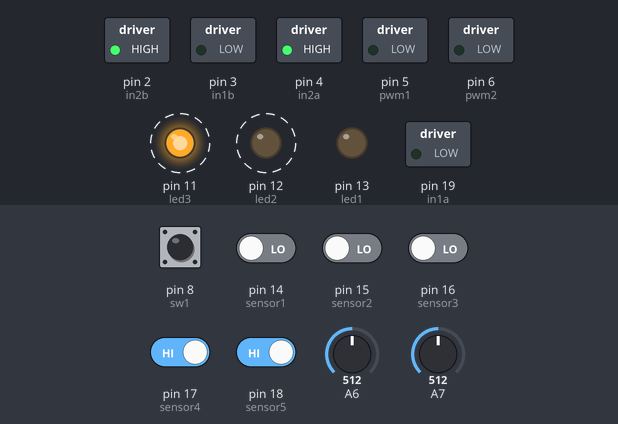
The sketch below on a simulated Arduino Uno, built with avr-gcc and run on an emulated ATmega328P. Parts: switched loads named in the sketch (green lamp = pin HIGH), output pins drawn as LEDs (lit = HIGH). Dashed ring = blinking. Inputs (shaded band) come from the test bench; at power-on: pin 17 (sensor4), pin 18 (sensor5) HIGH, pin 8 (sw1), pin 14 (sensor1), pin 15 (sensor2), pin 16 (sensor3) LOW, A6 = 512, A7 = 512.

Above: at 1.05 s.
1.3 s: pin 8 (sw1) pulled HIGH for 0.25 s
At 1.3 s:
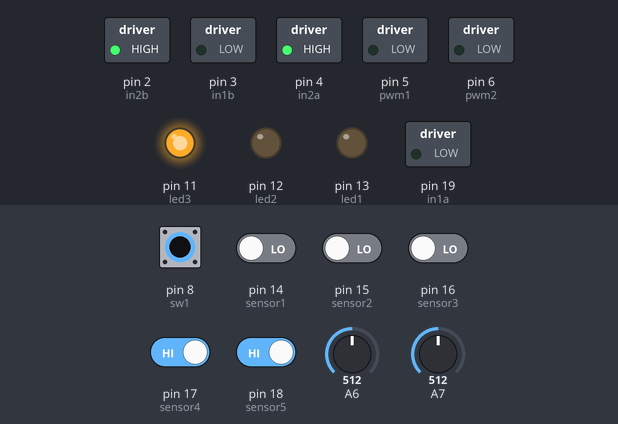
4.5 s: A6 set to 311
7.5 s: A6 set to 294
At 8.15 s:
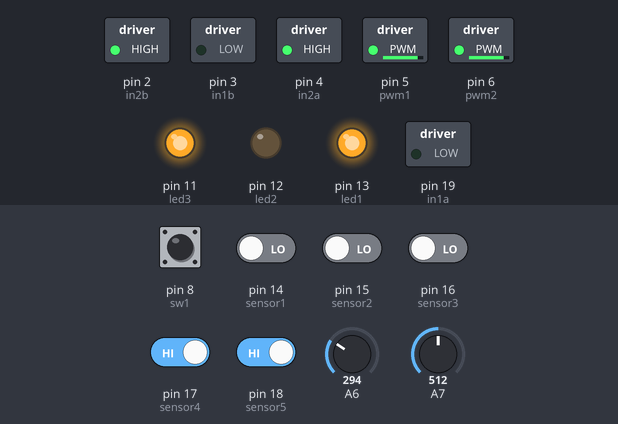
10.5 s: pin 8 (sw1) pulled HIGH for 1 s
At 10.87 s:
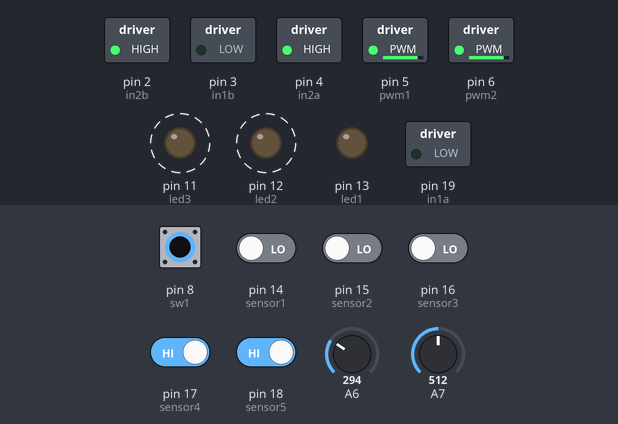
13.5 s: pin 8 (sw1) pulled HIGH for 1 s
At 14.8 s:
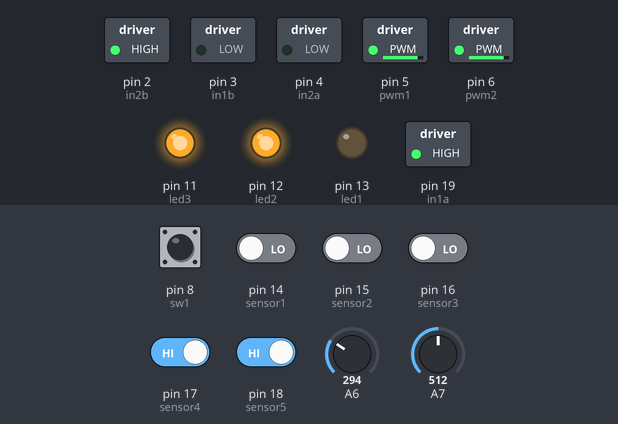
16.0 s: A6 set to 306
At 19.8 s:
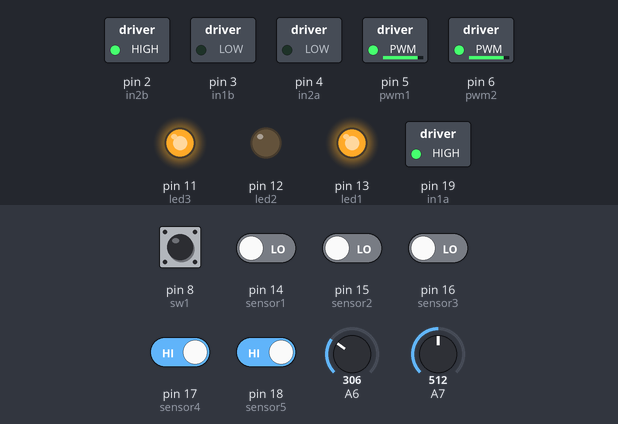
Timing chart, 0 to 20.0 s (numbered marks = the images above; inputs shaded):
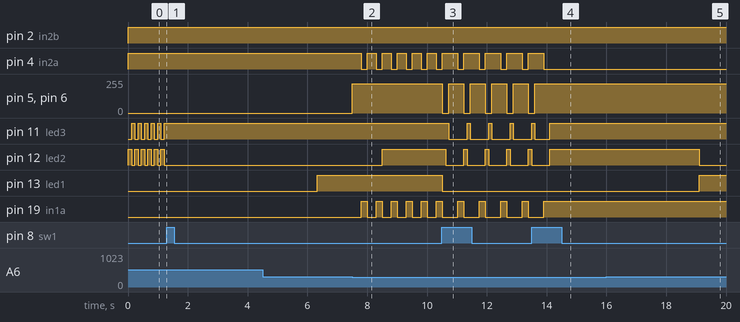

The sketch:

MiniBlack_code.ino
```cpp
/*Codigo de MiniBlack MiniSumo
  Link para el gestor de tarjetas: https://raw.githubusercontent.com/carlosefr/atmega/master/package_carlosefr_atmega_index.json
  Paginas que recomiendo para investigacion y entender mejor el codigo
  https://create.arduino.cc/projecthub/muhammad-aqib/arduino-pwm-tutorial-ae9d71
  https://www.monografias.com/trabajos104/algebra-boole-i/algebra-boole-i
  https://www.thomsonlinear.com/es/soporte/consejos/que-es-pwm
  https://ja-bots.com/producto/minisumo-miniblack/
  https://www.youtube.com/watch?v=BtLSaxRnIhc
  https://ja-bots.com/wp-content/uploads/2017/08/Manual-Modulo-de-Inicio.pdf
*/
//         Declaracion de pines
const int led1 = 13;     //Led Amarillo
const int led2 = 12;     //Led Azul
const int led3 = 11;     //Led Rojo
const int sensor1 = 14;  // conexion sensor 1
const int sensor2 = 15;  // conexion sensor 2
const int sensor3 = 16;  // conexion sensor 3
const int sensor4 = 17;  // conexion sensor 4
const int sensor5 = 18;  // conexion sensor 5
const int sw1 = 8;       //pulsador 1
const int in1a = 19;     //Direccion de motor 1 derecha
const int in2a = 4;      //Direccion de motor 2 derecha
const int in1b = 3;      //direccion motor 1 izquierda
const int in2b = 2;      //direccion motor 2 izquierda
const int pwm1 = 5;      //PWM motor 1 Derecho
const int pwm2 = 6;      //PWM motor 2 Izquierdo
const int Star = 9;      // Pin del modulo de inicio Star
const int Stop = 10;     //Pin del modulo de inicio Stop
//   Variables que se van a usar
int StatusStar = 0;
int adcd = 0;            //Variable de lectura Sensor de piso derecha
int adci = 0;            //Variable de lectura Sensor de piso derecha
int s1 = 0;              //Sensor Derecha
int s2 = 0;              //Sensor Lateral Derecha
int s3 = 0;              //Sensor delantero
int s4 = 0;              //Sensor Lateral Izquierda
int s5 = 0;              //Sensor Izquierda
int pushSw1 = 0;         //Variable para guardar el estado del boton
int estadoAnterior = 0;  // Guarda el estado anterior del boton "sw1"
int estadoNuevo = 0;     // Estado actual en el que esta el boton "sw1"
int tiempoI = 5000;      // En esta variable define el tiempo que nesesitas para que inicie el robot. Tiempo en Milisegundos
//   Define los estados HIGH.LOW de cada led
#define led1on digitalWrite(led1, HIGH);
#define led2on digitalWrite(led2, HIGH);
#define led3on digitalWrite(led3, HIGH);
#define led1off digitalWrite(led1, LOW);
#define led2off digitalWrite(led2, LOW);
#define led3off digitalWrite(led3, LOW);
void setup() {
  //Configuracion de pines
  //Leds
  pinMode(led1, OUTPUT);
  pinMode(led2, OUTPUT);
  pinMode(led3, OUTPUT);
  //Sensores
  pinMode(Star, INPUT);
  pinMode(Stop, INPUT);
  pinMode(sensor1, INPUT);
  pinMode(sensor2, INPUT);
  pinMode(sensor3, INPUT);
  pinMode(sensor4, INPUT_PULLUP);
  pinMode(sensor5, INPUT_PULLUP);
  // Motores
  pinMode(in1a, OUTPUT);
  pinMode(in2a, OUTPUT);
  pinMode(in1b, OUTPUT);
  pinMode(in2b, OUTPUT);
  pinMode(pwm1, OUTPUT);
  pinMode(pwm2, OUTPUT);
}

void loop() {
  inicio();
  switch (StatusStar) {
    case 1:
      led1on;
      MedirSensores();
      tiempoI = 1;
      atacar();
      break;
    case 0:
      tiempoI = 5000;
      led1off;
      motors(0, 0);
      led2on;
      delay(120);
      led2off;
      led3on;
      delay(100);
      led3off;
      break;
  }
  if ((adci >= 40 && adci <= 300) || (adcd >= 40 && adcd <= 300)) {
    motors(-220, -220);
    delay(300);
    motors(-220, 220);
    delay(200);
    led2on;

  } else {
    led2off;
  }
}

/*Funcion para manejar los motores con PWM y la señales del driver
  Con esta funcion se puede manejar la velocidad de cada motor Izquierda Y Derecha
  con el comando: motors(Velocidad del motor izquierda,Velociad del motor derecha); :D
*/
int motors(int speedL, int speedR) {
  if (speedL > 0) {
    digitalWrite(in2b, LOW);
    digitalWrite(in1b, HIGH);
  } else {
    digitalWrite(in2b, HIGH);
    digitalWrite(in1b, LOW);
    speedL = speedL * -1;
  }

  if (speedR > 0) {
    digitalWrite(in2a, LOW);
    digitalWrite(in1a, HIGH);
  } else {
    digitalWrite(in2a, HIGH);
    digitalWrite(in1a, LOW);
    speedR = speedR * -1;
  }
  analogWrite(pwm1, speedR);
  analogWrite(pwm2, speedL);
}
//Lee el estado de los sensores 1 o 0 o El valor analogico de los sensores de piso
void MedirSensores() {
  adci = analogRead(6);
  adcd = analogRead(7);
  s1 = digitalRead(sensor1);
  s2 = digitalRead(sensor2);
  s3 = digitalRead(sensor3);
  s4 = digitalRead(sensor4);
  s5 = digitalRead(sensor5);
}
/*
  Esto sirve para Activar y desactivar el minisumo con el Boton incluido en la placa miniblack
  se lee el estado del pin si es 1 o 0 y en base a eso se guarda en una variable de tipo entero y otra variable con el estado antiguo del
  Pin logrando hacer un interuptor de prendido y apagado :D
  Tambien podemos usar el modulo de inicio con el control para minisumo o seguidor de linea con un tiempo de seguridad de 5
  segundos :D Lo unico que tienes que hacer es comentar una y descomentar otra
*/
void inicio() {
  pushSw1 = digitalRead(sw1);  //Almacenamos en la variable la lectura del pulsador.
  if ((pushSw1 == 1) && (estadoAnterior == 0)) {
    estadoNuevo = 1 - estadoNuevo;
    delay(1);
  }
  estadoAnterior = pushSw1;

  if (estadoNuevo == 1)  //Condición que si tenemos el valor de 1 entra en el.
  {
    led3on;
    StatusStar = 1;
    delay(tiempoI);
  } else  //Condición que se cumple si no se cumple el if.
  {
    StatusStar = 0;
  }
}
/*
  Esta funcion esta diseñada para leer cada uno de los sensores y atacar dependiendo de que sensor detecta
  el enemigo :D
  Tambien Su if principal esta diseñado para ver si esta o no fuera del raund utilizando el perimetro blanco que
  rodea el round
  Buena suerte :D
  Simbolos logicos
  || == OR
  && == AND
  ! == NOT
  < == Menor
  > == Mayor
*/
void atacar(void) {

  //Si uno de los 2 sensores de piso tiene un valor entre 50 y 40 ir en dirrecion trasera
  if ((adci >= 40 && adci <= 300) || (adcd >= 40 && adcd <= 300)) {
    motors(-220, -220);
    delay(300);
    motors(-220, 220);
    delay(200);
  }
  /*else if ((adci >= 40 && adci <= 150)) {
    motors(120, -120);
    delay(200);
  }
else if ((adcd >= 40 && adcd >= 150)){
  motors(-120,120);
  delay(200);
  }
  */
  else {
    //Posibilidades para buscar                                          //Numero de combinacion
    if (((s5 == 0) && (s4 == 0) && (s3 == 0) && (s2 == 0) && (s1 == 0)) ||  //2
        ((s5 == 1) && (s4 == 0) && (s3 == 0) && (s2 == 0) && (s1 == 1)) ||  //15
        ((s5 == 1) && (s4 == 0) && (s3 == 0) && (s2 == 1) && (s1 == 1)) ||  //17
        ((s5 == 1) && (s4 == 0) && (s3 == 0) && (s2 == 1) && (s1 == 1)) ||  //18
        ((s5 == 1) && (s4 == 1) && (s3 == 0) && (s2 == 0) && (s1 == 1))) {  //20
      motors(70, -80);
      delay(1);
    }
    //Posibilidades para ir para adelante
    if (((s5 == 0) && (s4 == 1) && (s3 == 1) && (s2 == 1) && (s1 == 0)) ||  //11
        ((s5 == 0) && (s4 == 0) && (s3 == 1) && (s2 == 1) && (s1 == 0)) ||  //12
        ((s5 == 0) && (s4 == 1) && (s3 == 1) && (s2 == 0) && (s1 == 0)) ||  //13
        ((s5 == 0) && (s4 == 0) && (s3 == 1) && (s2 == 0) && (s1 == 0)) ||  //14
        ((s5 == 1) && (s4 == 1) && (s3 == 1) && (s2 == 1) && (s1 == 1)) ||  //1
        ((s5 == 1) && (s4 == 0) && (s3 == 1) && (s2 == 1) && (s1 == 1)) ||  //19
        ((s5 == 1) && (s4 == 0) && (s3 == 1) && (s2 == 1) && (s1 == 1))) {  //21
      motors(255, 255);
      delay(1);
    }
    //Posibilidades para ir para la derecha
    if (((s5 == 0) && (s4 == 0) && (s3 == 0) && (s2 == 1) && (s1 == 1)) ||  //7
        ((s5 == 0) && (s4 == 0) && (s3 == 0) && (s2 == 0) && (s1 == 1)) ||  //6
        ((s5 == 0) && (s4 == 1) && (s3 == 1) && (s2 == 1) && (s1 == 1)) ||  //9
        ((s5 == 0) && (s4 == 0) && (s3 == 1) && (s2 == 1) && (s1 == 1))) {  //11
      motors(120, -120);
      delay(1);
    }
    //Posibilidades para ir a la izquierda
    if (((s5 == 1) && (s4 == 0) && (s3 == 0) && (s2 == 0) && (s1 == 0)) ||  //3
        ((s5 == 1) && (s4 == 1) && (s3 == 1) && (s2 == 0) && (s1 == 0)) ||  //5
        ((s1 == 1) && (s2 == 1) && (s3 == 0) && (s4 == 0) && (s5 == 0)) ||  //4
        ((s1 == 1) && (s2 == 1) && (s3 == 1) && (s4 == 1) && (s5 == 0))) {  //16
      motors(-120, 120);
      delay(1);
    }
  }
}
```

Measured:
- the behaviour switches between 301 and 300 on A6 (found by bisection; images 1 and 2)
- after the input at 1.3 s, pin 11 (led3): stops changing and stays HIGH; pin 12 (led2): stops changing and stays LOW
- after the input at 7.5 s, pin 4 (in2a): alternates HIGH for 0.30 s and LOW for 0.20 s, starting after 0.30 s; pin 5 (pwm1), pin 6 (pwm2): 0/255 → 220/255 at once; pin 12 (led2): LOW → HIGH after 1.0 s; pin 19 (in1a): alternates HIGH for 0.20 s and LOW for 0.30 s, starting after 0.30 s
- after the input at 10.5 s, pin 4 (in2a): alternates HIGH for 0.52 s and LOW for 0.20 s, starting after 0.53 s; pin 5 (pwm1): alternates 220/255 for 0.50 s and 0/255 for 0.22 s, starting at once
- after the input at 13.5 s, pin 4 (in2a): goes on until 13.9 s, then stays LOW; pin 5 (pwm1), pin 6 (pwm2): goes on until 13.6 s, then stays 220/255; pin 12 (led2): goes on until 14.1 s, then stays HIGH; pin 19 (in1a): goes on until 13.9 s, then stays HIGH
- after the input at 16.0 s, pin 4 (in2a): stops changing and stays LOW; pin 12 (led2): HIGH → LOW after 3.1 s; pin 19 (in1a): stops changing and stays HIGH
- by itself, pin 11 (led3): alternates HIGH for 0.10 s and LOW for 0.12 s
- by itself, pin 12 (led2): alternates HIGH for 0.12 s and LOW for 0.10 s
